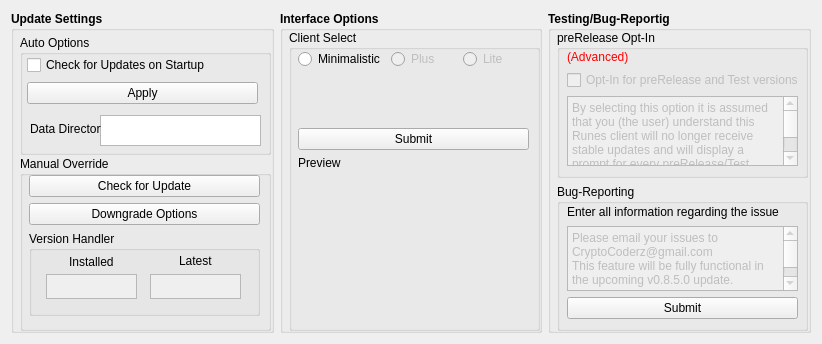
<?xml version="1.0" encoding="UTF-8"?>
<ui version="4.0">
 <class>ClientControlPage</class>
 <widget class="QWidget" name="ClientControlPage">
  <property name="geometry">
   <rect>
    <x>0</x>
    <y>0</y>
    <width>822</width>
    <height>344</height>
   </rect>
  </property>
  <property name="windowTitle">
   <string>Address Book</string>
  </property>
  <layout class="QVBoxLayout" name="verticalLayout">
   <item>
    <layout class="QHBoxLayout" name="horizontalLayout">
     <item>
      <widget class="QGroupBox" name="Upd8Control">
       <property name="font">
        <font>
         <weight>75</weight>
         <bold>true</bold>
        </font>
       </property>
       <property name="title">
        <string>Update Settings</string>
       </property>
       <widget class="QWidget" name="verticalLayoutWidget">
        <property name="geometry">
         <rect>
          <x>9</x>
          <y>19</y>
          <width>251</width>
          <height>301</height>
         </rect>
        </property>
        <layout class="QVBoxLayout" name="verticalLayout_2">
         <item>
          <widget class="QGroupBox" name="groupBox">
           <property name="minimumSize">
            <size>
             <width>0</width>
             <height>120</height>
            </size>
           </property>
           <property name="maximumSize">
            <size>
             <width>16777215</width>
             <height>110</height>
            </size>
           </property>
           <property name="font">
            <font>
             <weight>50</weight>
             <bold>false</bold>
            </font>
           </property>
           <property name="title">
            <string>Auto Options</string>
           </property>
           <widget class="QWidget" name="verticalLayoutWidget_5">
            <property name="geometry">
             <rect>
              <x>7</x>
              <y>19</y>
              <width>231</width>
              <height>51</height>
             </rect>
            </property>
            <layout class="QVBoxLayout" name="verticalLayout_6">
             <item>
              <widget class="QCheckBox" name="checkBoxupd8">
               <property name="text">
                <string>Check for Updates on Startup</string>
               </property>
               <property name="checked">
                <bool>false</bool>
               </property>
              </widget>
             </item>
             <item>
              <widget class="QPushButton" name="AU_apply">
               <property name="text">
                <string>Apply</string>
               </property>
              </widget>
             </item>
            </layout>
           </widget>
           <widget class="QPlainTextEdit" name="dDIR">
            <property name="geometry">
             <rect>
              <x>80</x>
              <y>80</y>
              <width>161</width>
              <height>31</height>
             </rect>
            </property>
            <property name="readOnly">
             <bool>true</bool>
            </property>
           </widget>
           <widget class="QLabel" name="label_5">
            <property name="geometry">
             <rect>
              <x>10</x>
              <y>84</y>
              <width>71</width>
              <height>20</height>
             </rect>
            </property>
            <property name="text">
             <string>Data Directory</string>
            </property>
           </widget>
          </widget>
         </item>
         <item>
          <widget class="QGroupBox" name="groupBox_2">
           <property name="minimumSize">
            <size>
             <width>0</width>
             <height>150</height>
            </size>
           </property>
           <property name="font">
            <font>
             <weight>50</weight>
             <bold>false</bold>
            </font>
           </property>
           <property name="title">
            <string>Manual Override</string>
           </property>
           <widget class="QWidget" name="verticalLayoutWidget_4">
            <property name="geometry">
             <rect>
              <x>9</x>
              <y>19</y>
              <width>231</width>
              <height>151</height>
             </rect>
            </property>
            <layout class="QVBoxLayout" name="verticalLayout_5">
             <item>
              <widget class="QPushButton" name="chck4_upd8">
               <property name="text">
                <string>Check for Update</string>
               </property>
              </widget>
             </item>
             <item>
              <widget class="QPushButton" name="dwngrd_opt">
               <property name="text">
                <string>Downgrade Options</string>
               </property>
              </widget>
             </item>
             <item>
              <widget class="QGroupBox" name="groupBox_3">
               <property name="minimumSize">
                <size>
                 <width>0</width>
                 <height>85</height>
                </size>
               </property>
               <property name="title">
                <string>Version Handler</string>
               </property>
               <widget class="QWidget" name="horizontalLayoutWidget_2">
                <property name="geometry">
                 <rect>
                  <x>10</x>
                  <y>40</y>
                  <width>211</width>
                  <height>31</height>
                 </rect>
                </property>
                <layout class="QHBoxLayout" name="horizontalLayout_2">
                 <item>
                  <widget class="QPlainTextEdit" name="instVER">
                   <property name="enabled">
                    <bool>false</bool>
                   </property>
                   <property name="sizePolicy">
                    <sizepolicy hsizetype="Fixed" vsizetype="Fixed">
                     <horstretch>0</horstretch>
                     <verstretch>0</verstretch>
                    </sizepolicy>
                   </property>
                   <property name="maximumSize">
                    <size>
                     <width>91</width>
                     <height>25</height>
                    </size>
                   </property>
                  </widget>
                 </item>
                 <item>
                  <widget class="QPlainTextEdit" name="liveVER">
                   <property name="enabled">
                    <bool>false</bool>
                   </property>
                   <property name="sizePolicy">
                    <sizepolicy hsizetype="Fixed" vsizetype="Fixed">
                     <horstretch>0</horstretch>
                     <verstretch>0</verstretch>
                    </sizepolicy>
                   </property>
                   <property name="maximumSize">
                    <size>
                     <width>91</width>
                     <height>25</height>
                    </size>
                   </property>
                  </widget>
                 </item>
                </layout>
               </widget>
               <widget class="QLabel" name="label">
                <property name="geometry">
                 <rect>
                  <x>40</x>
                  <y>20</y>
                  <width>61</width>
                  <height>21</height>
                 </rect>
                </property>
                <property name="text">
                 <string>Installed</string>
                </property>
               </widget>
               <widget class="QLabel" name="label_2">
                <property name="geometry">
                 <rect>
                  <x>150</x>
                  <y>20</y>
                  <width>61</width>
                  <height>20</height>
                 </rect>
                </property>
                <property name="text">
                 <string>Latest</string>
                </property>
               </widget>
              </widget>
             </item>
             <item>
              <spacer name="verticalSpacer_3">
               <property name="orientation">
                <enum>Qt::Vertical</enum>
               </property>
               <property name="sizeHint" stdset="0">
                <size>
                 <width>20</width>
                 <height>40</height>
                </size>
               </property>
              </spacer>
             </item>
            </layout>
           </widget>
          </widget>
         </item>
        </layout>
       </widget>
      </widget>
     </item>
     <item>
      <widget class="QGroupBox" name="ClieControl">
       <property name="font">
        <font>
         <weight>75</weight>
         <bold>true</bold>
        </font>
       </property>
       <property name="title">
        <string>Interface Options</string>
       </property>
       <widget class="QWidget" name="verticalLayoutWidget_2">
        <property name="geometry">
         <rect>
          <x>9</x>
          <y>19</y>
          <width>251</width>
          <height>301</height>
         </rect>
        </property>
        <layout class="QVBoxLayout" name="verticalLayout_3">
         <item>
          <widget class="QGroupBox" name="groupBox_4">
           <property name="font">
            <font>
             <weight>50</weight>
             <bold>false</bold>
            </font>
           </property>
           <property name="title">
            <string>Client Select</string>
           </property>
           <widget class="QWidget" name="verticalLayoutWidget_8">
            <property name="geometry">
             <rect>
              <x>9</x>
              <y>19</y>
              <width>231</width>
              <height>271</height>
             </rect>
            </property>
            <layout class="QVBoxLayout" name="verticalLayout_9">
             <item>
              <layout class="QHBoxLayout" name="horizontalLayout_3">
               <item>
                <widget class="QRadioButton" name="minCLIE">
                 <property name="text">
                  <string>Minimalistic</string>
                 </property>
                </widget>
               </item>
               <item>
                <widget class="QRadioButton" name="plusCLIE">
                 <property name="enabled">
                  <bool>false</bool>
                 </property>
                 <property name="text">
                  <string>Plus</string>
                 </property>
                </widget>
               </item>
               <item>
                <widget class="QRadioButton" name="liteCLIE">
                 <property name="enabled">
                  <bool>false</bool>
                 </property>
                 <property name="text">
                  <string>Lite</string>
                 </property>
                </widget>
               </item>
              </layout>
             </item>
             <item>
              <spacer name="verticalSpacer_2">
               <property name="orientation">
                <enum>Qt::Vertical</enum>
               </property>
               <property name="sizeHint" stdset="0">
                <size>
                 <width>20</width>
                 <height>40</height>
                </size>
               </property>
              </spacer>
             </item>
             <item>
              <widget class="QPushButton" name="CS_submit">
               <property name="text">
                <string>Submit</string>
               </property>
              </widget>
             </item>
             <item>
              <widget class="QLabel" name="label_6">
               <property name="text">
                <string>Preview</string>
               </property>
              </widget>
             </item>
             <item>
              <layout class="QHBoxLayout" name="horizontalLayout_4">
               <item>
                <widget class="QLabel" name="cliePREV">
                 <property name="minimumSize">
                  <size>
                   <width>0</width>
                   <height>144</height>
                  </size>
                 </property>
                 <property name="text">
                  <string/>
                 </property>
                </widget>
               </item>
              </layout>
             </item>
            </layout>
           </widget>
          </widget>
         </item>
        </layout>
       </widget>
      </widget>
     </item>
     <item>
      <widget class="QGroupBox" name="TestControl">
       <property name="font">
        <font>
         <weight>75</weight>
         <bold>true</bold>
        </font>
       </property>
       <property name="title">
        <string>Testing/Bug-Reportig</string>
       </property>
       <widget class="QWidget" name="verticalLayoutWidget_3">
        <property name="geometry">
         <rect>
          <x>9</x>
          <y>19</y>
          <width>251</width>
          <height>301</height>
         </rect>
        </property>
        <layout class="QVBoxLayout" name="verticalLayout_4">
         <item>
          <widget class="QGroupBox" name="groupBox_5">
           <property name="font">
            <font>
             <weight>50</weight>
             <bold>false</bold>
            </font>
           </property>
           <property name="title">
            <string>preRelease Opt-In</string>
           </property>
           <widget class="QWidget" name="verticalLayoutWidget_7">
            <property name="geometry">
             <rect>
              <x>10</x>
              <y>20</y>
              <width>231</width>
              <height>121</height>
             </rect>
            </property>
            <layout class="QVBoxLayout" name="verticalLayout_8">
             <item>
              <widget class="QLabel" name="label_4">
               <property name="styleSheet">
                <string notr="true">color: rgb(255, 0, 0);</string>
               </property>
               <property name="text">
                <string>(Advanced)</string>
               </property>
              </widget>
             </item>
             <item>
              <widget class="QCheckBox" name="optin_test">
               <property name="enabled">
                <bool>false</bool>
               </property>
               <property name="text">
                <string>Opt-In for preRelease and Test versions</string>
               </property>
              </widget>
             </item>
             <item>
              <widget class="QPlainTextEdit" name="plainTextEdit_2">
               <property name="enabled">
                <bool>false</bool>
               </property>
               <property name="maximumSize">
                <size>
                 <width>16777215</width>
                 <height>75</height>
                </size>
               </property>
               <property name="readOnly">
                <bool>false</bool>
               </property>
               <property name="plainText">
                <string>By selecting this option it is assumed that you (the user) understand this Runes client will no longer receive stable updates and will display a prompt for every preRelease/Test version available</string>
               </property>
              </widget>
             </item>
             <item>
              <spacer name="verticalSpacer">
               <property name="orientation">
                <enum>Qt::Vertical</enum>
               </property>
               <property name="sizeHint" stdset="0">
                <size>
                 <width>20</width>
                 <height>40</height>
                </size>
               </property>
              </spacer>
             </item>
            </layout>
           </widget>
          </widget>
         </item>
         <item>
          <widget class="QGroupBox" name="groupBox_6">
           <property name="font">
            <font>
             <weight>50</weight>
             <bold>false</bold>
            </font>
           </property>
           <property name="title">
            <string>Bug-Reporting</string>
           </property>
           <widget class="QWidget" name="verticalLayoutWidget_6">
            <property name="geometry">
             <rect>
              <x>10</x>
              <y>20</y>
              <width>231</width>
              <height>115</height>
             </rect>
            </property>
            <layout class="QVBoxLayout" name="verticalLayout_7">
             <item>
              <widget class="QLabel" name="label_3">
               <property name="text">
                <string>Enter all information regarding the issue</string>
               </property>
              </widget>
             </item>
             <item>
              <widget class="QPlainTextEdit" name="br_input">
               <property name="enabled">
                <bool>false</bool>
               </property>
               <property name="minimumSize">
                <size>
                 <width>0</width>
                 <height>65</height>
                </size>
               </property>
               <property name="maximumSize">
                <size>
                 <width>16777215</width>
                 <height>65</height>
                </size>
               </property>
               <property name="plainText">
                <string>Please email your issues to CryptoCoderz@gmail.com
This feature will be fully functional in the upcoming v0.8.5.0 update.</string>
               </property>
              </widget>
             </item>
             <item>
              <widget class="QPushButton" name="BR_submit">
               <property name="enabled">
                <bool>true</bool>
               </property>
               <property name="text">
                <string>Submit</string>
               </property>
              </widget>
             </item>
            </layout>
           </widget>
          </widget>
         </item>
        </layout>
       </widget>
      </widget>
     </item>
    </layout>
   </item>
  </layout>
 </widget>
 <resources/>
 <connections/>
</ui>
